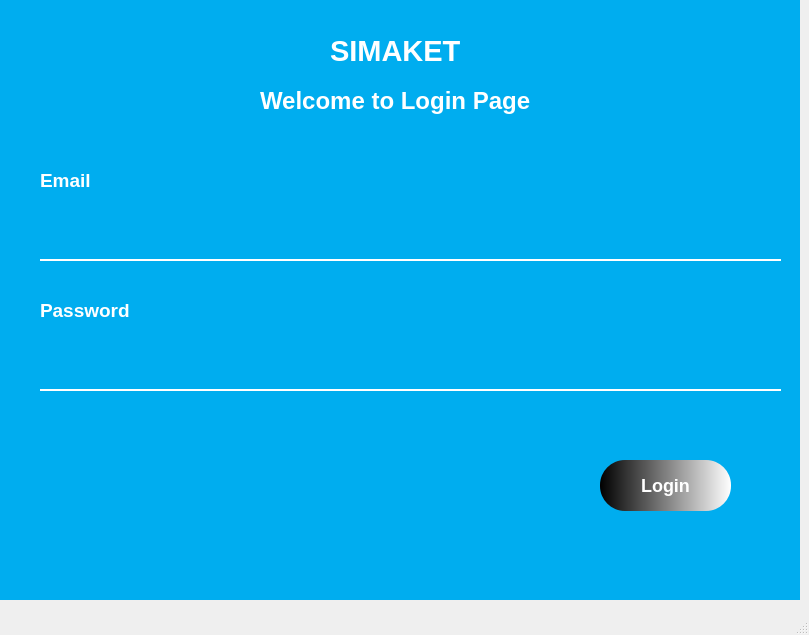
<?xml version="1.0" encoding="UTF-8"?>
<ui version="4.0">
 <class>LoginPage</class>
 <widget class="QMainWindow" name="LoginPage">
  <property name="geometry">
   <rect>
    <x>0</x>
    <y>0</y>
    <width>809</width>
    <height>635</height>
   </rect>
  </property>
  <property name="minimumSize">
   <size>
    <width>800</width>
    <height>600</height>
   </size>
  </property>
  <property name="maximumSize">
   <size>
    <width>900</width>
    <height>700</height>
   </size>
  </property>
  <property name="windowTitle">
   <string>SIMAKET</string>
  </property>
  <property name="autoFillBackground">
   <bool>true</bool>
  </property>
  <widget class="QWidget" name="centralwidget">
   <widget class="QWidget" name="widget" native="true">
    <property name="geometry">
     <rect>
      <x>0</x>
      <y>0</y>
      <width>800</width>
      <height>600</height>
     </rect>
    </property>
    <widget class="QLabel" name="label">
     <property name="geometry">
      <rect>
       <x>0</x>
       <y>0</y>
       <width>800</width>
       <height>600</height>
      </rect>
     </property>
     <property name="maximumSize">
      <size>
       <width>800</width>
       <height>600</height>
      </size>
     </property>
     <property name="styleSheet">
      <string notr="true">background-color: rgb(0, 173, 239);</string>
     </property>
     <property name="text">
      <string/>
     </property>
    </widget>
    <widget class="QLabel" name="textTitle">
     <property name="geometry">
      <rect>
       <x>330</x>
       <y>20</y>
       <width>131</width>
       <height>61</height>
      </rect>
     </property>
     <property name="font">
      <font>
       <family>MS Sans Serif</family>
       <pointsize>22</pointsize>
       <weight>75</weight>
       <bold>true</bold>
      </font>
     </property>
     <property name="styleSheet">
      <string notr="true">color: rgb(255, 255, 255);</string>
     </property>
     <property name="text">
      <string>SIMAKET</string>
     </property>
    </widget>
    <widget class="QLabel" name="textLogin">
     <property name="geometry">
      <rect>
       <x>260</x>
       <y>70</y>
       <width>291</width>
       <height>61</height>
      </rect>
     </property>
     <property name="font">
      <font>
       <pointsize>18</pointsize>
       <weight>75</weight>
       <bold>true</bold>
      </font>
     </property>
     <property name="styleSheet">
      <string notr="true">color: rgb(255, 255, 255);</string>
     </property>
     <property name="text">
      <string>Welcome to Login Page</string>
     </property>
    </widget>
    <widget class="QLabel" name="textLogin_2">
     <property name="geometry">
      <rect>
       <x>40</x>
       <y>150</y>
       <width>61</width>
       <height>61</height>
      </rect>
     </property>
     <property name="font">
      <font>
       <pointsize>14</pointsize>
       <weight>75</weight>
       <bold>true</bold>
      </font>
     </property>
     <property name="styleSheet">
      <string notr="true">color: rgb(255, 255, 255);</string>
     </property>
     <property name="text">
      <string>Email</string>
     </property>
    </widget>
    <widget class="QLineEdit" name="txtEmail">
     <property name="geometry">
      <rect>
       <x>40</x>
       <y>210</y>
       <width>741</width>
       <height>51</height>
      </rect>
     </property>
     <property name="styleSheet">
      <string notr="true">background-color: rgb(0, 173, 239);
border:none;
border-bottom: 2px solid rgba(255,255,255,255);
color:rgba(255,255,255,255);
padding-bottom:7px;
font-size:14px;</string>
     </property>
    </widget>
    <widget class="QLineEdit" name="txtPassword">
     <property name="geometry">
      <rect>
       <x>40</x>
       <y>340</y>
       <width>741</width>
       <height>51</height>
      </rect>
     </property>
     <property name="styleSheet">
      <string notr="true">background-color: rgb(0, 173, 239);
border:none;
border-bottom: 2px solid rgba(255,255,255,255);
color:rgba(255,255,255,255);
padding-bottom:7px;
font-size:14px;</string>
     </property>
     <property name="echoMode">
      <enum>QLineEdit::Password</enum>
     </property>
    </widget>
    <widget class="QLabel" name="textLogin_3">
     <property name="geometry">
      <rect>
       <x>40</x>
       <y>280</y>
       <width>101</width>
       <height>61</height>
      </rect>
     </property>
     <property name="font">
      <font>
       <pointsize>14</pointsize>
       <weight>75</weight>
       <bold>true</bold>
      </font>
     </property>
     <property name="styleSheet">
      <string notr="true">color: rgb(255, 255, 255);</string>
     </property>
     <property name="text">
      <string>Password</string>
     </property>
    </widget>
    <widget class="QPushButton" name="btnLogin">
     <property name="geometry">
      <rect>
       <x>600</x>
       <y>460</y>
       <width>131</width>
       <height>51</height>
      </rect>
     </property>
     <property name="styleSheet">
      <string notr="true">font-size:18px;
background-color: qlineargradient(spread:pad, x1:0, y1:0, x2:1, y2:0, stop:0 rgba(0, 0, 0, 255), stop:1 rgba(255, 255, 255, 255));
border:none;
color:white;
font-weight:bold;
border-radius:25px;
</string>
     </property>
     <property name="text">
      <string>Login</string>
     </property>
    </widget>
   </widget>
  </widget>
  <widget class="QMenuBar" name="menubar">
   <property name="geometry">
    <rect>
     <x>0</x>
     <y>0</y>
     <width>809</width>
     <height>21</height>
    </rect>
   </property>
  </widget>
  <widget class="QStatusBar" name="statusbar"/>
 </widget>
 <resources/>
 <connections/>
</ui>
